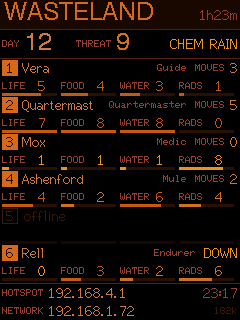
#> input picture scripts/fxsim/fixtures/dashboard-hurt.png, 240 x 320 px, given in place of wastelandTitle0.png, which was not available
$ python make_app_icon.py fxsim/fixtures/dashboard-hurt.png
#> lines starting #> are read from the running program, lines starting #| are printed output that depends on the picture
"""App icon: the W out of the title art (data/img/wastelandTitle0.png).

Cuts the W (halo and all) away from the sky and the A beside it, sets it on
the game's near-black, and writes the icons the web client links to
(data/index.html, data/app.webmanifest). Scaled in whole pixels, so it stays
the same pixel art as the title rather than a blurred enlargement.

    python scripts/make_app_icon.py [--preview out.png]
"""
import os, sys
from collections import deque
from PIL import Image

ROOT = os.path.dirname(os.path.dirname(os.path.abspath(__file__)))
SRC = os.path.join(ROOT, 'data', 'img', 'wastelandTitle0.png')
OUT = os.path.join(ROOT, 'data', 'img')
BG = (10, 7, 1)                 # #0a0701, the page's own background
BOX = (4, 10, 64, 74)           # around the W in the title art (240x320)
PAD = 3                         # art pixels of background round the W


def right_edge(y):
    """The cut between the W's right arm and the A, in title-art x: the arm's
    own outer edge, straight down to y 40, then leaning in to its point."""
    if y <= 40: return 56
    return 56 - (y - 40) * 6 // 22


def is_sky(c):
    r, g, b = c
    lum = (r * 299 + g * 587 + b * 114) // 1000
    orange = r > 150 and g > 70 and b < 90 and r - b > 90
    purple = r > g + 25 and b > g + 25          # the logo's shadow band, under the letters
    return (lum < 105 and not orange) or purple


def extract():
    im = Image.open(SRC).convert('RGBA').convert('RGB')
#> im is the input picture: PIL image 240x320 RGB; mean R, G, B 24, 11.4, 4.1
    x0, y0, x1, y1 = BOX
    w, h = x1 - x0, y1 - y0
    px = [[im.getpixel((x0 + x, y0 + y)) for x in range(w)] for y in range(h)]
#> px = 64 items
    keep = [[(x0 + x) <= right_edge(y0 + y) for x in range(w)] for y in range(h)]
    # The sky: everything dark joined to the edge of the box.
    sky = [[False] * w for _ in range(h)]
    q = deque()
    for x in range(w):
        for y in (0, h - 1): q.append((x, y))
    for y in range(h):
        for x in (0, w - 1): q.append((x, y))
    while q:
        x, y = q.popleft()
        if not (0 <= x < w and 0 <= y < h) or sky[y][x]: continue
        if keep[y][x] and not is_sky(px[y][x]): continue
        sky[y][x] = True
        q.extend(((x + 1, y), (x - 1, y), (x, y + 1), (x, y - 1)))
#> after the loop, sky = 64 items
    # Only the W itself: the largest piece left (no specks of sky, no foot of A).
    on = [[keep[y][x] and not sky[y][x] for x in range(w)] for y in range(h)]
#> on = 64 items
    seen, best = set(), []
    for y in range(h):
        for x in range(w):
            if not on[y][x] or (x, y) in seen: continue
            comp, q = [], deque([(x, y)])
            seen.add((x, y))
            while q:
                cx, cy = q.popleft(); comp.append((cx, cy))
                for nx, ny in ((cx + 1, cy), (cx - 1, cy), (cx, cy + 1), (cx, cy - 1)):
                    if 0 <= nx < w and 0 <= ny < h and on[ny][nx] and (nx, ny) not in seen:
                        seen.add((nx, ny)); q.append((nx, ny))
            if len(comp) > len(best): best = comp
#> after the loop, best = 196 pairs, first value 0 to 13, second value 50 to 63; seen = 595 items
    # The letters' own paint stays; their edge is drawn fresh, the logo's way
    # (a dark line, an orange halo hot inside and darker out, a dark rim), the
    # same all round -- the title's own halo is too broken up by the sky and
    # the cut to lift cleanly at this size.
    RINGS = [(34, 16, 8), (246, 150, 62), (214, 108, 44), (40, 16, 6)]
    out = {(x, y): px[y][x] for (x, y) in best}
#> out = 196 items
    edge = set(best)
#> edge = 196 items
    for col in RINGS:
        ring = set()
        for (x, y) in edge:
            for nx, ny in ((x + 1, y), (x - 1, y), (x, y + 1), (x, y - 1), (x + 1, y + 1), (x - 1, y - 1), (x + 1, y - 1), (x - 1, y + 1)):
                if (nx, ny) not in out: ring.add((nx, ny))
        for q_ in ring: out[q_] = col
        edge = ring
#> after the loop, out = 484 items
    xs = [x for x, _ in out]; ys = [y for _, y in out]
#> after `xs = [x for x, _ in out]`: xs = 484 values, max 17 at index 401, min -4 at index 403, mean 6.5
#> after `ys = [y for _, y in out]`: ys = 484 values, max 67 at index 402, min 46 at index 400, mean 56.5
    side = max(max(xs) - min(xs), max(ys) - min(ys)) + 1 + 2 * PAD
#> side = 28
    art = Image.new('RGB', (side, side), BG)
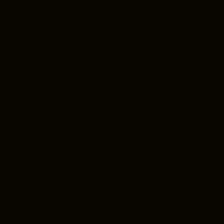
#> art: PIL image 28x28 RGB (shown 8 times larger); mean R, G, B 10, 7, 1
    ox = (side - (max(xs) - min(xs) + 1)) // 2 - min(xs)
#> ox = 7
    oy = (side - (max(ys) - min(ys) + 1)) // 2 - min(ys)
#> oy = -43
    for (x, y), c in out.items(): art.putpixel((ox + x, oy + y), c)
#> this loop made 484 passes
#> (x, y, c) on passes 1 to 3: (0, 50, (214, 105, 24)), (1, 50, (214, 105, 24)), (0, 51, (214, 105, 24))
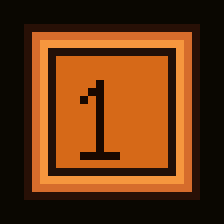
#> art: PIL image 28x28 RGB (shown 8 times larger); mean R, G, B 102.4, 53.4, 16.8
    return art


def main():
    art = extract()
    A = art.width
#> A = 28
    if '--preview' in sys.argv:
        art.resize((A * 6, A * 6), Image.NEAREST).save(sys.argv[sys.argv.index('--preview') + 1])
        return
    for n in (192, 512):                         # the manifest's: whole-pixel steps, centred
        k = n // A
        big = art.resize((A * k, A * k), Image.NEAREST)
        out = Image.new('RGB', (n, n), BG)
        out.paste(big, ((n - big.width) // 2, (n - big.height) // 2))
        out.save(os.path.join(OUT, f'icon-{n}.png'), optimize=True)
#> this loop made 2 passes
#> pass 1, in main, `out.save(os.path.join(OUT, f'icon-{n}.png'), optimize=True)`:
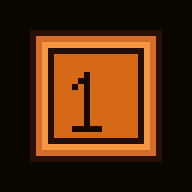
#> saved as icon-192.png: PIL image 192x192 RGB; mean R, G, B 80.8, 42.5, 13.1
#> after the loop:
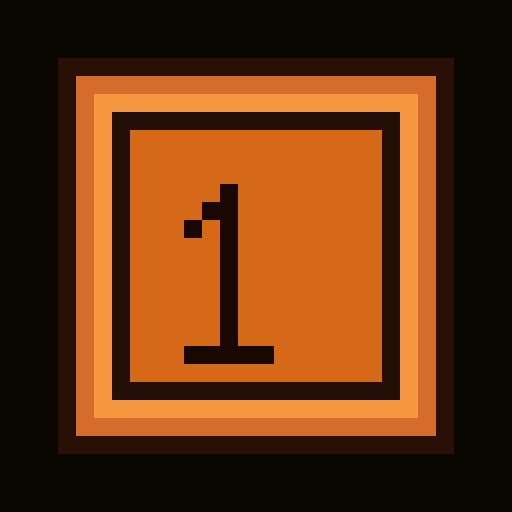
#> out: PIL image 512x512 RGB; mean R, G, B 99.6, 51.9, 16.3
    big = art.resize((A * 8, A * 8), Image.NEAREST)
    big.resize((180, 180), Image.LANCZOS).save(os.path.join(OUT, 'icon-180.png'), optimize=True)   # apple-touch-icon
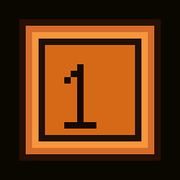
#> saved as icon-180.png: PIL image 180x180 RGB; mean R, G, B 102.3, 53.4, 16.8
    big.resize((32, 32), Image.LANCZOS).save(os.path.join(OUT, 'icon-32.png'), optimize=True)      # the tab's favicon
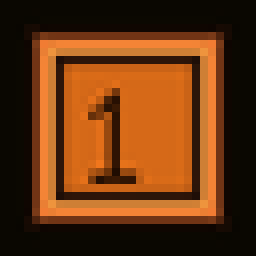
#> saved as icon-32.png: PIL image 32x32 RGB (shown 8 times larger); mean R, G, B 102.3, 53.4, 16.8
    print('icons written to', OUT)
#| icons written to data/img


if __name__ == '__main__':
    main()

$ run again, on scripts/fxsim/fixtures/encounters.png
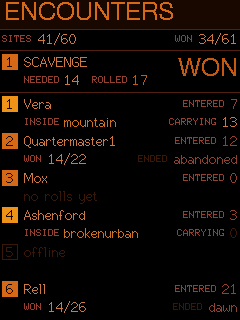
#> input picture scripts/fxsim/fixtures/encounters.png, 240 x 320 px, given in place of wastelandTitle0.png, which was not available
#> in extract, im is the input picture: PIL image 240x320 RGB; mean R, G, B 18.5, 9, 3.4
#> px = 64 items
#> after the loop in extract, `for y in range(h):`: best = 224 pairs, first value 0 to 13, second value 44 to 59; seen = 529 items
#> in extract, `out = {(x, y): px[y][x] for (x, y) in best}`: out = 224 items
#> after the loop in extract, `for col in RINGS:`: out = 528 items
#> xs = 528 values, max 17 at index 441, min -4 at index 445, mean 6.5
#> ys = 528 values, max 63 at index 442, min 40 at index 440, mean 51.5
#> side = 30
#> ox = 8
#> oy = -37
#> the loop in extract, `for (x, y), c in out.items(): art.putpixel((ox + x, oy + y), c)` made 528 passes
#> (x, y, c) on passes 1 to 3: (0, 44, (214, 105, 24)), (1, 44, (214, 105, 24)), (0, 45, (214, 105, 24))
#> after the loop in main, `for n in (192, 512):                         # the manifest's: whole-p..`:
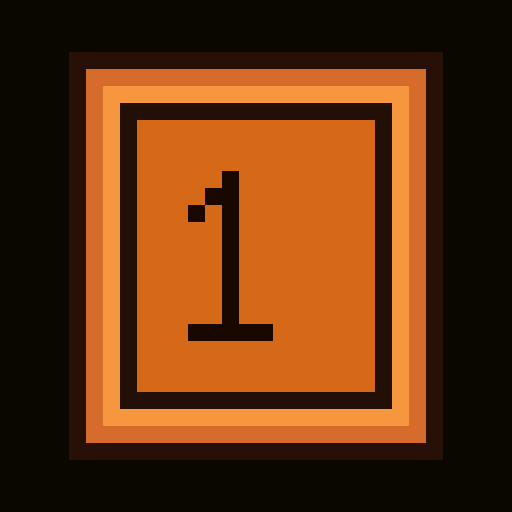
#> out: PIL image 512x512 RGB; mean R, G, B 98.4, 51.3, 15.9
#> in main, `big.resize((32, 32), Image.LANCZOS).save(os.path.join(OUT, 'icon-32.pn..`:
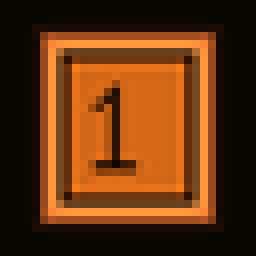
#> saved as icon-32.png: PIL image 32x32 RGB (shown 8 times larger); mean R, G, B 98.6, 51.7, 16
#| icons written to data/img
